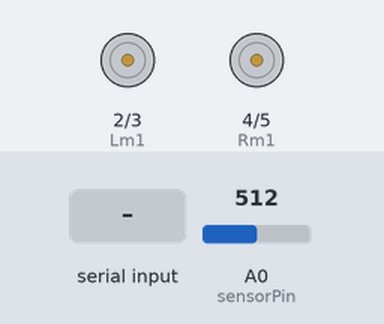
A sketch run on a simulated Arduino Uno, built with avr-gcc and run on an emulated ATmega328P. Parts: motor-driver pin pairs drawn as motors (green arrow = first pin HIGH = forward, orange = second pin HIGH = backward, longer = more drive, scaled by the enable pin). Inputs (shaded band) come from the test bench; at power-on: A0 (sensorPin) = 512.

Above: at 1.2 s.
1.3 s: "F" received over Serial
At 2.5 s:
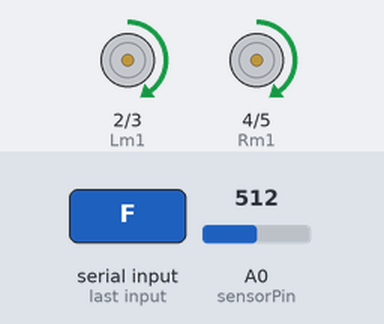
2.8 s: "B" received over Serial
At 3.6 s:
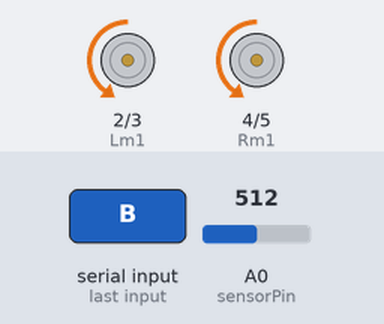
4.3 s: "R" received over Serial
At 4.7 s:
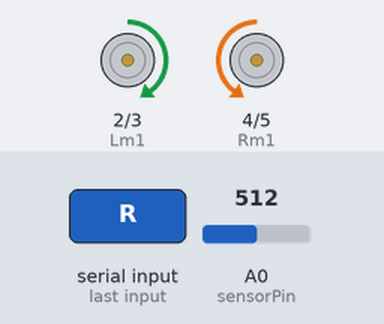
5.8 s: "L" received over Serial
At 7.0 s:
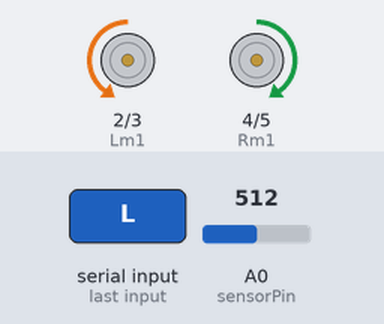
7.3 s: "1" received over Serial
At 8.2 s:
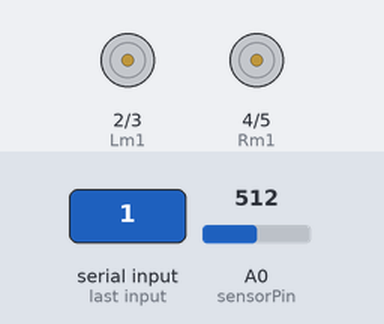
Timing chart, 0 to 9.8 s (numbered marks = the images above; inputs shaded):
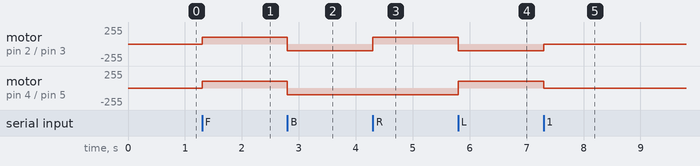

Measured:
- after the input at 1.3 s, motor on pin 2 (Lm1) / pin 3 (Lm2), motor on pin 4 (Rm1) / pin 5 (Rm2): stopped → forward 100/255 at once
- after the input at 2.8 s, motor on pin 2 (Lm1) / pin 3 (Lm2), motor on pin 4 (Rm1) / pin 5 (Rm2): forward 100/255 → backward 100/255 at once
- after the input at 4.3 s, motor on pin 2 (Lm1) / pin 3 (Lm2): backward 100/255 → forward 100/255 at once
- after the input at 5.8 s, motor on pin 2 (Lm1) / pin 3 (Lm2): forward 100/255 → backward 100/255 at once; motor on pin 4 (Rm1) / pin 5 (Rm2): backward 100/255 → forward 100/255 at once
- after the input at 7.3 s, motor on pin 2 (Lm1) / pin 3 (Lm2): backward 100/255 → stopped at once; motor on pin 4 (Rm1) / pin 5 (Rm2): forward 100/255 → stopped at once

The sketch:

small_bot_with_IR_simple_.ino
```cpp
int Lm1 = 2;
int Lm2 = 3;
int Rm1 = 4;
int Rm2 = 5;
int ENLeft = 9;
int ENRight = 10;

int sensorPin = A0;
int sensorData;
boolean freeze = false;
int mainThreshold = 600;

void setup() {

  pinMode(Lm1, OUTPUT);
  pinMode(Lm2, OUTPUT);
  pinMode(Rm1, OUTPUT);
  pinMode(Rm2, OUTPUT);
  pinMode(ENLeft, OUTPUT);
  pinMode(ENRight, OUTPUT);

  analogWrite(ENLeft, 100);
  analogWrite(ENRight, 100);


  Serial.begin(9600);
}

void loop() {

  while (Serial.available() == 0 ) {
  }

  char val = Serial.read() ;


  if (freeze == false) {
    sensorData = analogRead(sensorPin);
    if (sensorData >= mainThreshold) {
      freeze = true;
    }

    if (val == 'F') {
      digitalWrite(Lm1, HIGH);      digitalWrite(Rm1, HIGH);
      digitalWrite(Lm2, LOW);      digitalWrite(Rm2, LOW);
    }

    else if (val == 'B'){
      digitalWrite(Lm2, HIGH);   digitalWrite(Rm2, HIGH);
      digitalWrite(Lm1, LOW);  digitalWrite(Rm1, LOW);
    }

    else if (val == 'R'){
      digitalWrite(Lm1, HIGH);  digitalWrite(Rm2, HIGH);
      digitalWrite(Lm2, LOW);       digitalWrite(Rm1, LOW);
    }

    else if (val == 'L'){
      digitalWrite(Lm2, HIGH);  digitalWrite(Rm1, HIGH);
      digitalWrite(Lm1, LOW);       digitalWrite(Rm2, LOW);
    }

    else  {
      digitalWrite(Lm1, LOW);      digitalWrite(Rm1, LOW);
      digitalWrite(Lm2, LOW);       digitalWrite(Rm2, LOW);
    }

  }
}
```
